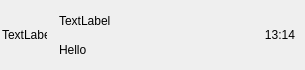
<?xml version="1.0" encoding="UTF-8"?>
<ui version="4.0">
 <class>ChatUserWid</class>
 <widget class="QWidget" name="ChatUserWid">
  <property name="geometry">
   <rect>
    <x>0</x>
    <y>0</y>
    <width>305</width>
    <height>70</height>
   </rect>
  </property>
  <property name="minimumSize">
   <size>
    <width>0</width>
    <height>70</height>
   </size>
  </property>
  <property name="maximumSize">
   <size>
    <width>16777215</width>
    <height>70</height>
   </size>
  </property>
  <property name="windowTitle">
   <string>Form</string>
  </property>
  <layout class="QHBoxLayout" name="horizontalLayout">
   <property name="spacing">
    <number>0</number>
   </property>
   <property name="leftMargin">
    <number>0</number>
   </property>
   <property name="topMargin">
    <number>0</number>
   </property>
   <property name="rightMargin">
    <number>0</number>
   </property>
   <property name="bottomMargin">
    <number>0</number>
   </property>
   <item>
    <widget class="QWidget" name="icon_wid" native="true">
     <property name="minimumSize">
      <size>
       <width>50</width>
       <height>50</height>
      </size>
     </property>
     <property name="maximumSize">
      <size>
       <width>50</width>
       <height>50</height>
      </size>
     </property>
     <layout class="QGridLayout" name="gridLayout">
      <property name="leftMargin">
       <number>0</number>
      </property>
      <property name="topMargin">
       <number>0</number>
      </property>
      <property name="rightMargin">
       <number>0</number>
      </property>
      <property name="bottomMargin">
       <number>0</number>
      </property>
      <property name="spacing">
       <number>0</number>
      </property>
      <item row="0" column="0">
       <widget class="QLabel" name="icon_lb">
        <property name="minimumSize">
         <size>
          <width>45</width>
          <height>45</height>
         </size>
        </property>
        <property name="maximumSize">
         <size>
          <width>45</width>
          <height>45</height>
         </size>
        </property>
        <property name="text">
         <string>TextLabel</string>
        </property>
       </widget>
      </item>
     </layout>
    </widget>
   </item>
   <item>
    <widget class="QWidget" name="user_info_wid" native="true">
     <layout class="QGridLayout" name="gridLayout_2">
      <item row="0" column="0">
       <widget class="QLabel" name="user_name_lb">
        <property name="text">
         <string>TextLabel</string>
        </property>
        <property name="alignment">
         <set>Qt::AlignmentFlag::AlignLeading|Qt::AlignmentFlag::AlignLeft|Qt::AlignmentFlag::AlignVCenter</set>
        </property>
       </widget>
      </item>
      <item row="1" column="0">
       <widget class="QLabel" name="user_chat_lb">
        <property name="text">
         <string>Hello</string>
        </property>
       </widget>
      </item>
     </layout>
    </widget>
   </item>
   <item>
    <widget class="QWidget" name="time_wid" native="true">
     <property name="minimumSize">
      <size>
       <width>50</width>
       <height>50</height>
      </size>
     </property>
     <property name="maximumSize">
      <size>
       <width>50</width>
       <height>50</height>
      </size>
     </property>
     <layout class="QGridLayout" name="gridLayout_3">
      <item row="0" column="0">
       <widget class="QLabel" name="time_lb">
        <property name="text">
         <string>13:14</string>
        </property>
        <property name="alignment">
         <set>Qt::AlignmentFlag::AlignCenter</set>
        </property>
       </widget>
      </item>
     </layout>
    </widget>
   </item>
  </layout>
 </widget>
 <resources/>
 <connections/>
</ui>
